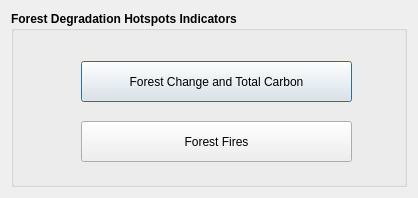
<?xml version="1.0" encoding="UTF-8"?>
<ui version="4.0">
 <class>DlgCalculateForest</class>
 <widget class="QDialog" name="DlgCalculateForest">
  <property name="windowModality">
   <enum>Qt::ApplicationModal</enum>
  </property>
  <property name="geometry">
   <rect>
    <x>0</x>
    <y>0</y>
    <width>418</width>
    <height>198</height>
   </rect>
  </property>
  <property name="sizePolicy">
   <sizepolicy hsizetype="Fixed" vsizetype="Fixed">
    <horstretch>0</horstretch>
    <verstretch>0</verstretch>
   </sizepolicy>
  </property>
  <property name="windowTitle">
   <string>Calculate Forest Degradation Indicators</string>
  </property>
  <layout class="QVBoxLayout" name="verticalLayout_2">
   <item>
    <widget class="QGroupBox" name="groupBox">
     <property name="sizePolicy">
      <sizepolicy hsizetype="Preferred" vsizetype="Minimum">
       <horstretch>0</horstretch>
       <verstretch>0</verstretch>
      </sizepolicy>
     </property>
     <property name="font">
      <font>
       <weight>75</weight>
       <bold>true</bold>
      </font>
     </property>
     <property name="title">
      <string>Forest Degradation Hotspots Indicators</string>
     </property>
     <widget class="QPushButton" name="pushButton_tc">
      <property name="geometry">
       <rect>
        <x>70</x>
        <y>50</y>
        <width>271</width>
        <height>41</height>
       </rect>
      </property>
      <property name="font">
       <font>
        <weight>50</weight>
        <bold>false</bold>
       </font>
      </property>
      <property name="text">
       <string>Forest Change and Total Carbon</string>
      </property>
     </widget>
     <widget class="QPushButton" name="pushButton_ff">
      <property name="geometry">
       <rect>
        <x>70</x>
        <y>110</y>
        <width>271</width>
        <height>41</height>
       </rect>
      </property>
      <property name="font">
       <font>
        <weight>50</weight>
        <bold>false</bold>
       </font>
      </property>
      <property name="text">
       <string>Forest Fires</string>
      </property>
     </widget>
    </widget>
   </item>
  </layout>
 </widget>
 <resources/>
 <connections/>
</ui>
